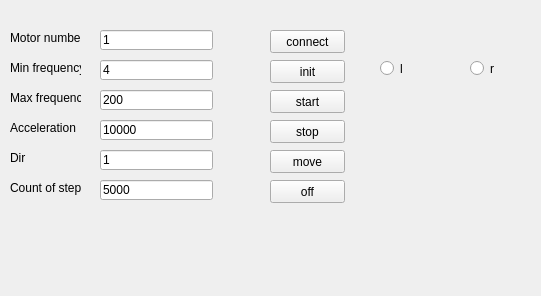
<?xml version="1.0" encoding="UTF-8"?>
<ui version="4.0">
 <class>plcmwidget</class>
 <widget class="QDockWidget" name="plcmwidget">
  <property name="geometry">
   <rect>
    <x>0</x>
    <y>0</y>
    <width>541</width>
    <height>296</height>
   </rect>
  </property>
  <property name="windowTitle">
   <string>DockWidget</string>
  </property>
  <widget class="QWidget" name="dockWidgetContents">
   <widget class="QRadioButton" name="left">
    <property name="geometry">
     <rect>
      <x>380</x>
      <y>60</y>
      <width>82</width>
      <height>17</height>
     </rect>
    </property>
    <property name="text">
     <string>l</string>
    </property>
   </widget>
   <widget class="QPushButton" name="off">
    <property name="geometry">
     <rect>
      <x>270</x>
      <y>180</y>
      <width>75</width>
      <height>23</height>
     </rect>
    </property>
    <property name="text">
     <string>off</string>
    </property>
   </widget>
   <widget class="QLineEdit" name="motor_number">
    <property name="geometry">
     <rect>
      <x>100</x>
      <y>30</y>
      <width>113</width>
      <height>20</height>
     </rect>
    </property>
    <property name="text">
     <string>1</string>
    </property>
   </widget>
   <widget class="QLineEdit" name="min_freq">
    <property name="geometry">
     <rect>
      <x>100</x>
      <y>60</y>
      <width>113</width>
      <height>20</height>
     </rect>
    </property>
    <property name="text">
     <string>4</string>
    </property>
   </widget>
   <widget class="QPushButton" name="start">
    <property name="geometry">
     <rect>
      <x>270</x>
      <y>90</y>
      <width>75</width>
      <height>23</height>
     </rect>
    </property>
    <property name="text">
     <string>start</string>
    </property>
   </widget>
   <widget class="QLabel" name="label_4">
    <property name="geometry">
     <rect>
      <x>10</x>
      <y>120</y>
      <width>71</width>
      <height>16</height>
     </rect>
    </property>
    <property name="text">
     <string>Acceleration</string>
    </property>
   </widget>
   <widget class="QLineEdit" name="count_of_step">
    <property name="geometry">
     <rect>
      <x>100</x>
      <y>180</y>
      <width>113</width>
      <height>20</height>
     </rect>
    </property>
    <property name="text">
     <string>5000</string>
    </property>
   </widget>
   <widget class="QLineEdit" name="dir">
    <property name="geometry">
     <rect>
      <x>100</x>
      <y>150</y>
      <width>113</width>
      <height>20</height>
     </rect>
    </property>
    <property name="text">
     <string>1</string>
    </property>
   </widget>
   <widget class="QRadioButton" name="right">
    <property name="geometry">
     <rect>
      <x>470</x>
      <y>60</y>
      <width>82</width>
      <height>17</height>
     </rect>
    </property>
    <property name="text">
     <string>r</string>
    </property>
   </widget>
   <widget class="QPushButton" name="connect">
    <property name="geometry">
     <rect>
      <x>270</x>
      <y>30</y>
      <width>75</width>
      <height>23</height>
     </rect>
    </property>
    <property name="text">
     <string>connect</string>
    </property>
   </widget>
   <widget class="QLabel" name="label">
    <property name="geometry">
     <rect>
      <x>10</x>
      <y>30</y>
      <width>71</width>
      <height>16</height>
     </rect>
    </property>
    <property name="text">
     <string>Motor number</string>
    </property>
   </widget>
   <widget class="QLineEdit" name="max_freq">
    <property name="geometry">
     <rect>
      <x>100</x>
      <y>90</y>
      <width>113</width>
      <height>20</height>
     </rect>
    </property>
    <property name="text">
     <string>200</string>
    </property>
   </widget>
   <widget class="QPushButton" name="move">
    <property name="geometry">
     <rect>
      <x>270</x>
      <y>150</y>
      <width>75</width>
      <height>23</height>
     </rect>
    </property>
    <property name="text">
     <string>move</string>
    </property>
   </widget>
   <widget class="QLabel" name="label_6">
    <property name="geometry">
     <rect>
      <x>10</x>
      <y>180</y>
      <width>71</width>
      <height>16</height>
     </rect>
    </property>
    <property name="text">
     <string>Count of step</string>
    </property>
   </widget>
   <widget class="QPushButton" name="stop">
    <property name="geometry">
     <rect>
      <x>270</x>
      <y>120</y>
      <width>75</width>
      <height>23</height>
     </rect>
    </property>
    <property name="text">
     <string>stop</string>
    </property>
   </widget>
   <widget class="QLabel" name="label_5">
    <property name="geometry">
     <rect>
      <x>10</x>
      <y>150</y>
      <width>71</width>
      <height>16</height>
     </rect>
    </property>
    <property name="text">
     <string>Dir</string>
    </property>
   </widget>
   <widget class="QLineEdit" name="acceler">
    <property name="geometry">
     <rect>
      <x>100</x>
      <y>120</y>
      <width>113</width>
      <height>20</height>
     </rect>
    </property>
    <property name="text">
     <string>10000</string>
    </property>
   </widget>
   <widget class="QPushButton" name="init">
    <property name="geometry">
     <rect>
      <x>270</x>
      <y>60</y>
      <width>75</width>
      <height>23</height>
     </rect>
    </property>
    <property name="text">
     <string>init</string>
    </property>
   </widget>
   <widget class="QLabel" name="label_3">
    <property name="geometry">
     <rect>
      <x>10</x>
      <y>90</y>
      <width>71</width>
      <height>16</height>
     </rect>
    </property>
    <property name="text">
     <string>Max frequency</string>
    </property>
   </widget>
   <widget class="QLabel" name="label_2">
    <property name="geometry">
     <rect>
      <x>10</x>
      <y>60</y>
      <width>71</width>
      <height>16</height>
     </rect>
    </property>
    <property name="text">
     <string>Min frequency</string>
    </property>
   </widget>
  </widget>
 </widget>
 <resources/>
 <connections/>
</ui>
